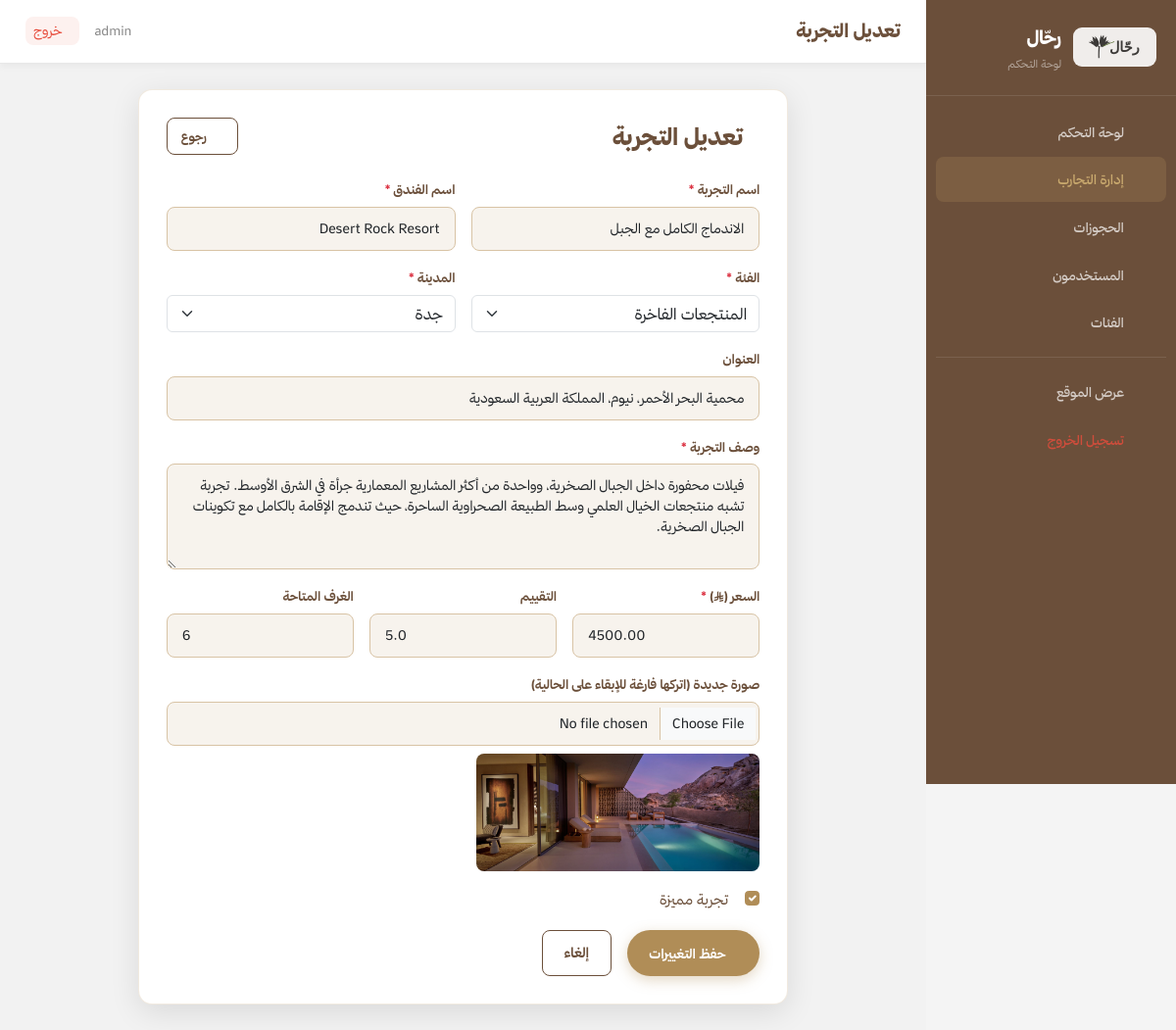
The app's page /admin/edit-experience.php?id=1 (signed in) with its own data.
### tables this page shows
CREATE TABLE IF NOT EXISTS experiences (
    experience_id INT AUTO_INCREMENT PRIMARY KEY,
    category_id INT NOT NULL,
    title VARCHAR(300) NOT NULL,
    hotel_name VARCHAR(300) NOT NULL,
    description TEXT NOT NULL,
    city VARCHAR(100) NOT NULL,
    address VARCHAR(500),
    image VARCHAR(500) DEFAULT 'default.jpg',
    price_per_night DECIMAL(10,2) NOT NULL,
    rating DECIMAL(3,1) DEFAULT 4.5,
    available_rooms INT DEFAULT 10,
    is_featured TINYINT(1) DEFAULT 0,
    created_at TIMESTAMP DEFAULT CURRENT_TIMESTAMP,
    FOREIGN KEY (category_id) REFERENCES categories(category_id) ON DELETE CASCADE
);

CREATE TABLE IF NOT EXISTS categories (
    category_id INT AUTO_INCREMENT PRIMARY KEY,
    category_name VARCHAR(200) NOT NULL,
    category_icon VARCHAR(100) DEFAULT 'fas fa-hotel',
    created_at TIMESTAMP DEFAULT CURRENT_TIMESTAMP
);

### admin/edit-experience.php (the view, shortened to what this page needs)
<?php
require_once '../includes/connection.php';
$id = (int)($_GET['id']??0);
$stmt=mysqli_prepare($conn,"SELECT * FROM experiences WHERE experience_id=?");
mysqli_stmt_bind_param($stmt,'i',$id); mysqli_stmt_execute($stmt);
$exp=mysqli_fetch_assoc(mysqli_stmt_get_result($stmt));
$cats=mysqli_fetch_all(mysqli_query($conn,"SELECT * FROM categories ORDER BY category_name"),MYSQLI_ASSOC);
include 'includes/admin_header.php';
?>
<div class="row justify-content-center"><div class="col-lg-9">
<div class="booking-form-card">
    <div class="d-flex align-items-center justify-content-between mb-4">
        <h4 class="fw-800 text-brown mb-0"><i class="fas fa-edit ms-2 text-gold"></i>تعديل التجربة</h4>
        <a href="experiences.php" class="btn-outline" style="font-size:13px!important;padding:7px 14px!important;"><i class="fas fa-arrow-right ms-1"></i>رجوع</a>
    </div>
    <form id="experienceForm" method="POST" enctype="multipart/form-data">
        <div class="row g-3">
            <div class="col-md-6">
                <label class="form-lbl">اسم التجربة <span class="text-danger">*</span></label>
                <input type="text" id="title" name="title" class="form-control form-control-rahhal" value="<?php echo htmlspecialchars($exp['title']); ?>">
            </div>
            <div class="col-md-6">
                <label class="form-lbl">اسم الفندق <span class="text-danger">*</span></label>
                <input type="text" id="hotel_name" name="hotel_name" class="form-control form-control-rahhal" value="<?php echo htmlspecialchars($exp['hotel_name']); ?>">
            </div>
            <div class="col-md-6">
                <label class="form-lbl">الفئة <span class="text-danger">*</span></label>
                <select id="category_id" name="category_id" class="form-select form-select-rahhal">
                    <?php foreach($cats as $cat): ?><option value="<?php echo $cat['category_id']; ?>" <?php echo ($exp['category_id']==$cat['category_id'])?'selected':''; ?>><?php echo htmlspecialchars($cat['category_name']); ?></option><?php endforeach; ?>
                </select>
            </div>
            <div class="col-md-6">
                <label class="form-lbl">المدينة <span class="text-danger">*</span></label>
                <select id="city" name="city" class="form-select form-select-rahhal">
                    <?php foreach(['جدة','الرياض','الطائف','الدمام','العلا','أبها','مكة المكرمة','المدينة المنورة'] as $c): ?><option <?php echo ($exp['city']===$c)?'selected':''; ?>><?php echo $c; ?></option><?php endforeach; ?>
                </select>
            </div>
            <div class="col-12">
                <label class="form-lbl">العنوان</label>
                <input type="text" name="address" class="form-control form-control-rahhal" value="<?php echo htmlspecialchars($exp['address']??''); ?>">
            </div>
            <div class="col-12">
                <label class="form-lbl">وصف التجربة <span class="text-danger">*</span></label>
                <textarea id="description" name="description" class="form-control form-control-rahhal" rows="4"><?php echo htmlspecialchars($exp['description']); ?></textarea>
            </div>
            <div class="col-md-4">
                <label class="form-lbl">السعر (ر.س) <span class="text-danger">*</span></label>
                <input type="number" id="price_per_night" name="price_per_night" class="form-control form-control-rahhal" step="0.01" min="0" value="<?php echo $exp['price_per_night']; ?>">
            </div>
            <div class="col-md-4">
                <label class="form-lbl">التقييم</label>
                <input type="number" name="rating" class="form-control form-control-rahhal" step="0.1" min="1" max="5" value="<?php echo $exp['rating']; ?>">
            </div>
            <div class="col-md-4">
                <label class="form-lbl">الغرف المتاحة</label>
                <input type="number" name="available_rooms" class="form-control form-control-rahhal" min="0" value="<?php echo $exp['available_rooms']; ?>">
            </div>
            <div class="col-12">
                <label class="form-lbl">صورة جديدة (اتركها فارغة للإبقاء على الحالية)</label>
                <input type="file" id="image_upload" name="image" accept="image/*" class="form-control form-control-rahhal">
                <div class="mt-2"><img id="image_preview" src="../assets/images/<?php echo htmlspecialchars($exp['image']); ?>" onerror="this.src='https://images.unsplash.com/photo-1542314831-068cd1dbfeeb?w=200&q=60'" style="max-height:120px;border-radius:8px;object-fit:cover;"></div>
            </div>
            <div class="col-12">
                <div class="form-check">
                    <input class="form-check-input" type="checkbox" name="is_featured" id="is_featured" <?php echo $exp['is_featured']?'checked':''; ?>>
                    <label class="form-check-label fw-700 text-brown" for="is_featured"><i class="fas fa-star ms-1 text-gold"></i>تجربة مميزة</label>
                </div>
            </div>
            <div class="col-12 d-flex gap-3">
                <button type="submit" class="btn-solid"><i class="fas fa-save ms-2"></i>حفظ التغييرات</button>
                <a href="experiences.php" class="btn-outline">إلغاء</a>
            </div>
        </div>
    </form>
</div>
</div></div>
<?php include 'includes/admin_footer.php'; ?>

### assets/css/style.css (style rules this page uses)
:root { --beige: #D8C3A5; --brown: #6B4F3A; --olive: #78866B; --cream: #F7F3ED; --text: #2F2F2F; --gold: #B08D57; --gold-lt: #C9A96E; --white: #FFFFFF; --bg: #F5F5F5; --border: rgba(216,195,165,.35); --sh-sm: 0 2px 12px rgba(0,0,0,.07); --sh-md: 0 8px 30px rgba(0,0,0,.10); --sh-lg: 0 20px 60px rgba(0,0,0,.14); --r: 14px; --r-sm: 8px; --ease: all .28s ease; --font: 'ThmanyahSans','Tajawal',sans-serif; --dark-brown: #6B4F3A; --dark-text: #2F2F2F; --gold-light: #C9A96E; --radius: 14px; --radius-sm: 8px; --shadow-sm: 0 2px 12px rgba(0,0,0,.07); --shadow-md: 0 8px 30px rgba(0,0,0,.10); --shadow-lg: 0 20px 60px rgba(0,0,0,.14); }
*, *::before, *::after { box-sizing:border-box; margin:0; padding:0; }
html { scroll-behavior:smooth; }
body { font-family: var(--font); direction: rtl; color: var(--text); background: var(--white); line-height: 1.75; font-size: 15px; -webkit-font-smoothing: antialiased; }
a { text-decoration:none; color:inherit; }
img { max-width:100%; display:block; }
.btn-solid { background: var(--gold); color: var(--white); border: none; border-radius: 30px; padding: 8px 22px; font-family: var(--font); font-size: 13.5px; font-weight: 700; cursor: pointer; transition: var(--ease); box-shadow: 0 4px 14px rgba(176,141,87,.35); white-space: nowrap; }
.form-lbl { display:block; font-size:13px; font-weight:700; color:var(--brown); margin-bottom:6px; }
.btn-outline { background:transparent; color:var(--brown); border:1.5px solid var(--brown); border-radius:var(--r-sm); padding:10px 22px; font-family:var(--font); font-size:14px; font-weight:700; cursor:pointer; transition:var(--ease); display:inline-flex; align-items:center; gap:8px; }
.text-gold { color:var(--gold) !important; }
.text-brown { color:var(--brown) !important; }
.fw-800 { font-weight:800 !important; }
.gap-3 { gap:1rem; }
.btn-solid, .btn-outline, .btn-ghost, .btn-book, .btn-search, .btn-auth { transition: all 0.25s ease !important; }
.form-control-rahhal { border:1.5px solid var(--beige)!important; border-radius:var(--r-sm)!important; padding:11px 15px!important; font-family:var(--font)!important; font-size:14px!important; background:var(--cream)!important; transition:var(--ease)!important; }
:root { --gold-light: var(--gold-lt); }
:root { --dark-brown: var(--brown); --radius-sm: var(--r-sm); --shadow-sm: var(--sh-sm); }
.info-card, .booking-form-card { background: #fff; border: 1px solid var(--border); border-radius: var(--r); box-shadow: var(--sh-sm); padding: 24px; }
.form-check-input:checked { background-color:var(--gold)!important; border-color:var(--gold)!important; }
.booking-form-card { background:var(--white); border-radius:var(--r); padding:28px; box-shadow:var(--sh-md); }

### admin/includes/admin_header.php (style rules this page uses)
body,* { font-family:'ThmanyahSans','Tajawal',sans-serif!important; }
body { background:#f4f4f4; }

### records on screen
experiences: title "الاندماج الكامل مع الجبل", hotel_name "Desert Rock Resort", category_id "المنتجعات الفاخرة", address "محمية البحر الأحمر، نيوم، المملكة العربية السعودية", description "فيلات محفورة داخل الجبال الصخرية، وواحدة من أكثر المشاريع المعمارية جرأة في الشرق الأوسط. تجربة تشبه منتجعات الخيال العلمي وسط الطبيعة الصحراوية الساحرة، حيث تندمج الإقامة بالكامل مع تكوينات الجبال الصخرية.", price_per_night "4500.00", rating "5.0", available_rooms "6", image (picture), is_featured "☑"

### other values on screen
$admin_title "تعديل التجربة"
$_SESSION['admin_username'] "admin"
form field city "جدة"
